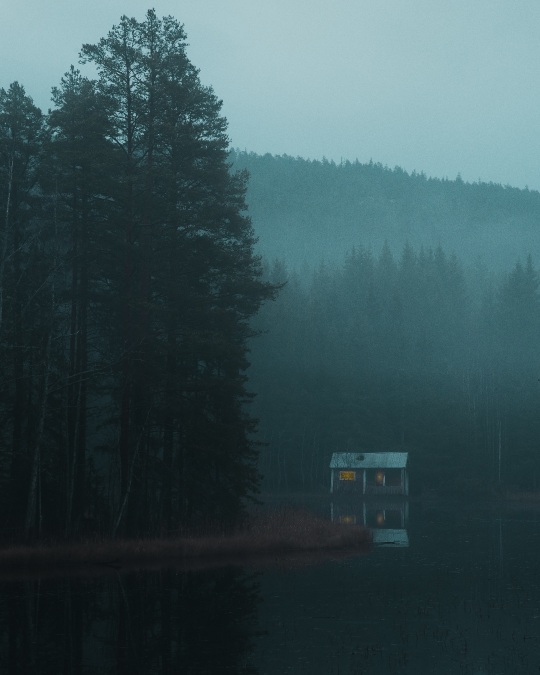
#> input picture Datasets/BG-20k/h_3c152771.jpg, 1080 x 1350 px (shown at 1/2 size); its folder holds 4 pictures in this run
$ python data_augumentation.py
#> lines starting #> are read from the running program, lines starting #| are printed output that depends on the picture; pictures that were not available may be replaced by others from this repository, and a replacement may not be noted
import os
import cv2
import numpy as np
import random
import time
import yaml

######################### Hyper Parameters ##########################
back_ground_images_folder = "BG-20k"
augumet_images_folers = ["GreenLights", "RedLights"]
test_data_ratio = 0.25
labels = {
    0 : 'green lights',
    1 : 'red lights'
}
mean_width = 150
max_num_object = 3
scale_bias = 0.2
scale_factor = 1.5
#####################################################################

def images_in_folder(folder_path):
    # 이미지 파일 확장자
    image_extensions = ['.jpg', '.jpeg', '.png', '.gif']
    file_names = [f for f in os.listdir(folder_path) if any(f.lower().endswith(ext) for ext in image_extensions)]

    return len(file_names), file_names

def create_label_file(bg, obj, x_offset, y_offset, class_id, obj_number, FLAG_train):
    # 중심 좌표와 너비 및 높이의 비율 계산
    x_center = x_offset + obj.shape[1]//2
    y_center = y_offset + obj.shape[0]//2
    x = x_center / bg.shape[1]
    y = y_center / bg.shape[0]
    w = obj.shape[1] / bg.shape[1]
    h = obj.shape[0] / bg.shape[0]

    # 라벨 파일에 저장할 줄 생성
    label_line = f"{class_id} {x:.6f} {y:.6f} {w:.6f} {h:.6f}\n"

    if(FLAG_train):
        output_path = current_folder_path + f"/train/labels/{obj_number}.txt"
    else:
        output_path = current_folder_path + f"/test/labels/{obj_number}.txt"

    # 라벨 파일 쓰기
    with open(output_path, 'a') as file:
        file.write(label_line)

def data_augmentation(bg, obj, mask, class_id, obj_number, FLAG_train):
    height_bg, width_bg = bg.shape[:2]
    height_obj, width_obj = obj.shape[:2]

    mask_blurred = cv2.GaussianBlur(mask, (15, 15), 0)
    mask_blurred = mask_blurred.astype(float) / 255

    x_offset = random.randint(0, width_bg - width_obj)
    y_offset = random.randint(0, height_bg - height_obj)

    y1, y2 = y_offset, y_offset + height_obj
    x1, x2 = x_offset, x_offset + width_obj

    obj_blended = (obj * mask_blurred[..., None]).astype(np.uint8)
    roi = bg[y1:y2, x1:x2]
    roi_blended = (roi * (1- mask_blurred[..., None])).astype(np.uint8)
    dst = cv2.add(obj_blended, roi_blended)

    bg[y1:y2, x1:x2] = dst

    if(FLAG_train):
        output_path = current_folder_path + f"/train/images/{obj_number}.jpg"
    else:
        output_path = current_folder_path + f"/test/images/{obj_number}.jpg"

    #cv2.imshow("Ouput", bg)
    #cv2.waitKey(0)
    create_label_file(bg, obj, x_offset, y_offset, class_id, obj_number, FLAG_train)
    cv2.imwrite(output_path, bg)
    return

def img_transform(img):
    img_hsv = cv2.cvtColor(img, cv2.COLOR_BGR2HSV)
    saturation_scale = random.random() + 0.5
    value_scale = random.random() + 0.5
    img_hsv[:,:,1] = cv2.multiply(img_hsv[:,:,1], np.array([saturation_scale]))
    img_hsv[:,:,2] = cv2.multiply(img_hsv[:,:,2], np.array([value_scale]))
    img = cv2.cvtColor(img_hsv, cv2.COLOR_HSV2BGR)

    (h, w) = img.shape[:2]

    mask = np.ones((h,w), dtype='uint8') * 255
    center = (w // 2, h // 2)

    angle = random.randint(-180, 180)
    scale = random.random() * scale_factor + scale_bias

    M = cv2.getRotationMatrix2D(center, angle, scale)

    H = h * scale
    W = w * scale
    cos = np.abs(M[0, 0])
    sin = np.abs(M[0, 1])

    W = int((h*sin) + (w*cos))
    H = int((h*cos) + (w *sin))

    M[0, 2] += (W / 2) - center[0]
    M[1, 2] += (H / 2) - center[1]

    rotated = cv2.warpAffine(img, M, (W, H))
    rotated_mask = cv2.warpAffine(mask, M, (W, H))

    return rotated, rotated_mask

if __name__ == "__main__":
    img_counts = []
    img_names = []

    current_folder_path = f"{os.getcwd()}/Datasets"

    folder_path = f"{current_folder_path}/{back_ground_images_folder}"
    back_ground_counts, back_ground_names = images_in_folder(folder_path)

    for folder_names in augumet_images_folers:
        folder_path = f"{current_folder_path}/{folder_names}"
        img_counts_temp, img_names_temp = images_in_folder(folder_path)
        img_counts.append(img_counts_temp)
        img_names.append(img_names_temp)
#> pass 2 of the loop `for folder_names in augumet_images_folers:`:

    print(f"Background Images num: {back_ground_counts}")
    for i in range(len(augumet_images_folers)):
        print(f"{augumet_images_folers[i]} Images num: {img_counts[i]}")

    folder_path = current_folder_path + '/train'
    if not os.path.exists(folder_path):
        os.makedirs(folder_path)
    folder_path = current_folder_path + '/train/images'
    if not os.path.exists(folder_path):
        os.makedirs(folder_path)
    folder_path = current_folder_path + '/train/labels'
    if not os.path.exists(folder_path):
        os.makedirs(folder_path)
    folder_path = current_folder_path + '/test'
    if not os.path.exists(folder_path):
        os.makedirs(folder_path)
    folder_path = current_folder_path + '/test/images'
    if not os.path.exists(folder_path):
        os.makedirs(folder_path)
    folder_path = current_folder_path + '/test/labels'
    if not os.path.exists(folder_path):
        os.makedirs(folder_path)

    data = {
        'train' : current_folder_path + '/train/images',
        'val' : current_folder_path + '/test/images',
        'test' : current_folder_path + '/test/images',
        'names' : list(labels.values()),
        'nc' : len(labels)
    }

    with open(current_folder_path + '/datasets.yaml', 'w') as f:
        yaml.dump(data, f)

    for i in range(back_ground_counts):
        folder_path = f"{current_folder_path}/{back_ground_images_folder}"
        file_name = f"{folder_path}/{back_ground_names[i]}"
        bg = cv2.imread(file_name)
#> bg is the input picture: shape (1350, 1080, 3); mean B, G, R 86.1, 81.8, 57.7

        if i % round(1/test_data_ratio) == 0:
            FLAG_train = False
        else:
            FLAG_train = True

        object_num = random.randint(0,max_num_object)
        for j in range(object_num):
            n = random.randint(0,len(augumet_images_folers)-1)
            class_id = n
            folder_path = f"{current_folder_path}/{augumet_images_folers[n]}"

            img_names_temp = img_names[n]
            img_names_idx = random.randint(0, img_counts[n]-1)
            file_name = f"{folder_path}/{img_names_temp[img_names_idx]}"
            obj = cv2.imread(file_name)

            original_ratio = obj.shape[0]/obj.shape[1]
#> original_ratio = 1.25
            obj = cv2.resize(obj, (mean_width, int(mean_width * original_ratio)), interpolation=cv2.INTER_LINEAR)
            obj, mask = img_transform(obj)
#> in img_transform, `img_hsv = cv2.cvtColor(img, cv2.COLOR_BGR2HSV)`: img_hsv: shape (187, 150, 3); mean H, S, V 95.1, 96.8, 86
#> in img_transform, `img_hsv[:,:,1] = cv2.multiply(img_hsv[:,:,1], np.array([saturation_sca..`: img_hsv: shape (187, 150, 3); mean H, S, V 95.1, 73.4, 86
#> in img_transform, `img_hsv[:,:,2] = cv2.multiply(img_hsv[:,:,2], np.array([value_scale]))`: img_hsv: shape (187, 150, 3); mean H, S, V 95.1, 73.4, 86.9
#> in img_transform, `rotated = cv2.warpAffine(img, M, (W, H))`:
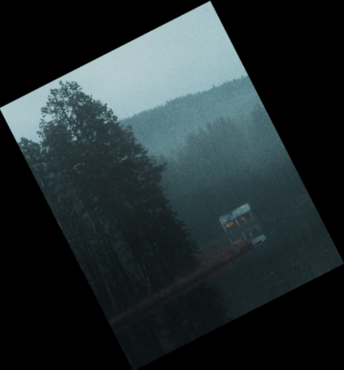
#> rotated: shape (370, 344, 3); mean B, G, R 47.7, 45.6, 35.5
#> in img_transform, `rotated_mask = cv2.warpAffine(mask, M, (W, H))`: mask: shape (187, 150); every value is 255
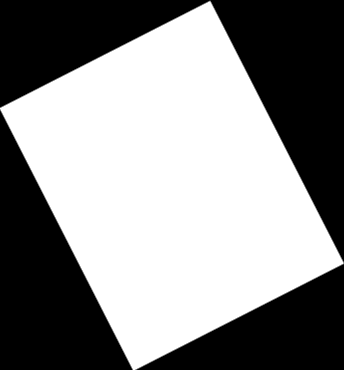
#> mask: shape (370, 344); min 0, max 255, mean 139.8
            try:
                data_augmentation(bg, obj, mask, class_id, i, FLAG_train)
#> in data_augmentation, `mask_blurred = cv2.GaussianBlur(mask, (15, 15), 0)`:
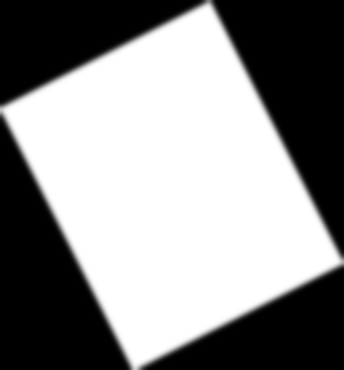
#> mask_blurred: shape (370, 344); min 0, max 255, mean 139.8
#> in data_augmentation, `roi = bg[y1:y2, x1:x2]`:
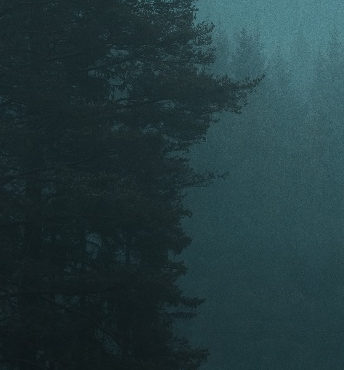
#> roi: shape (370, 344, 3); mean B, G, R 60.8, 57.2, 35.2
#> in data_augmentation, `roi_blended = (roi * (1- mask_blurred[..., None])).astype(np.uint8)`:
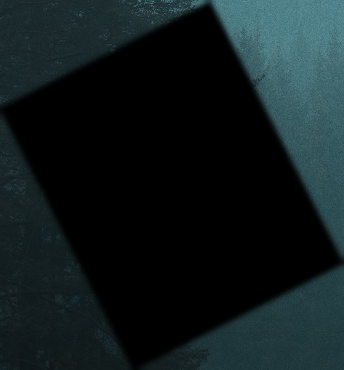
#> roi_blended: shape (370, 344, 3); mean B, G, R 29.5, 27.7, 17.1
#> in data_augmentation, `dst = cv2.add(obj_blended, roi_blended)`:
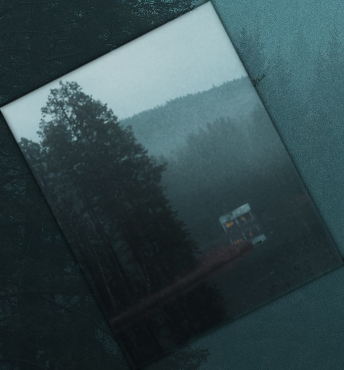
#> dst: shape (370, 344, 3); mean B, G, R 76.2, 72.5, 51.9
#> in data_augmentation, `bg[y1:y2, x1:x2] = dst`:
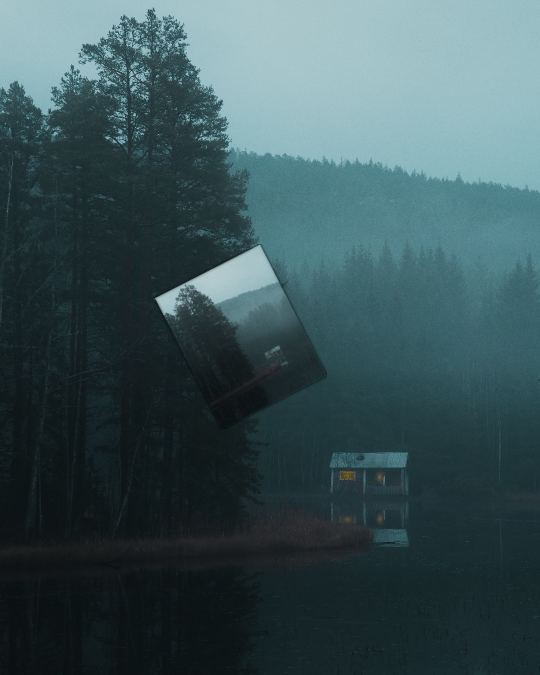
#> bg: shape (1350, 1080, 3) (shown at 1/2 size); mean B, G, R 87.4, 83.1, 59.2
            except Exception as e:
                pass

        if i % 100 == 0:
            print(f"Maked Images num: {i}, Reamining Images num: {back_ground_counts-i}, Progress Ratio: {i/back_ground_counts*100}%")
#> pass 2 of the loop `for i in range(back_ground_counts):`:
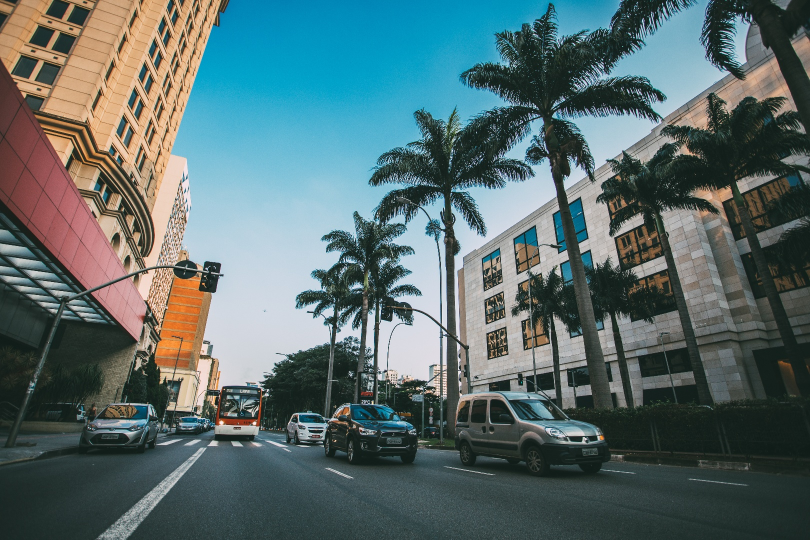
#> input picture Datasets/BG-20k/h_3c400e4e.jpg, 1620 x 1080 px (shown at 1/2 size)
#> bg is the input picture: shape (1080, 1620, 3); mean B, G, R 108.6, 107.9, 88.3
#> rotated: shape (169, 196, 3)
#> obj_blended: shape (169, 196, 3)
#> roi: shape (169, 196, 3)
#> in data_augmentation (call 4), `roi_blended = (roi * (1- mask_blurred[..., None])).astype(np.uint8)`:
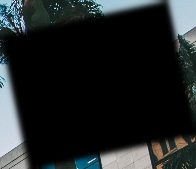
#> roi_blended: shape (169, 196, 3); mean B, G, R 36.3, 35.6, 31.1
#> in data_augmentation (call 4), `dst = cv2.add(obj_blended, roi_blended)`:
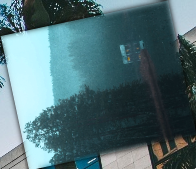
#> dst: shape (169, 196, 3); mean B, G, R 116.9, 111.4, 81.4
#> pass 3 of the loop `for i in range(back_ground_counts):`:
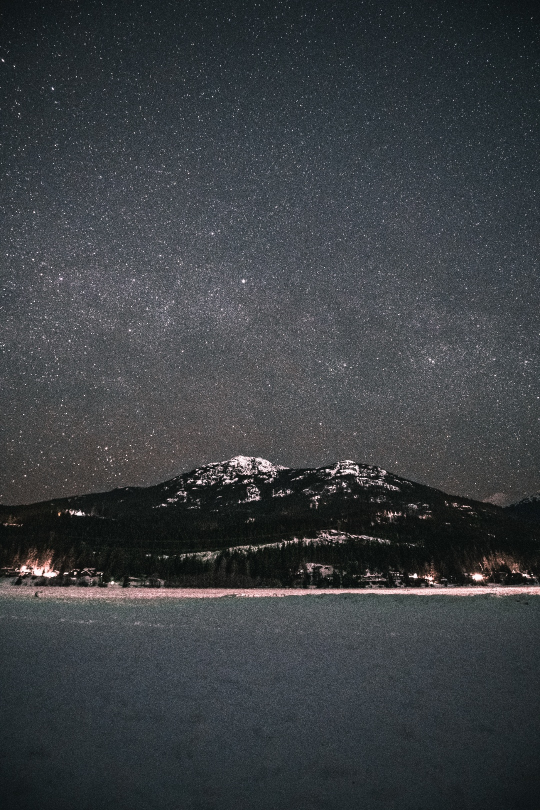
#> input picture Datasets/BG-20k/h_3c669db0.jpg, 1080 x 1620 px (shown at 1/2 size)
#> bg is the input picture: shape (1620, 1080, 3); mean B, G, R 66.4, 63.1, 59.3
#> rotated: shape (109, 120, 3)
#> obj_blended: shape (109, 120, 3)
#> in data_augmentation (call 6), `roi = bg[y1:y2, x1:x2]`:
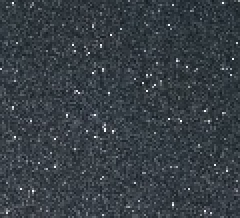
#> roi: shape (109, 120, 3) (shown 2 times larger); mean B, G, R 68.9, 62.5, 54.9
#> roi_blended: shape (109, 120, 3)
#> in data_augmentation (call 6), `dst = cv2.add(obj_blended, roi_blended)`:
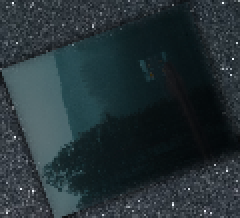
#> dst: shape (109, 120, 3) (shown 2 times larger); mean B, G, R 54.5, 50, 37.6
#> the loop made 4 passes; the first 3 are shown
